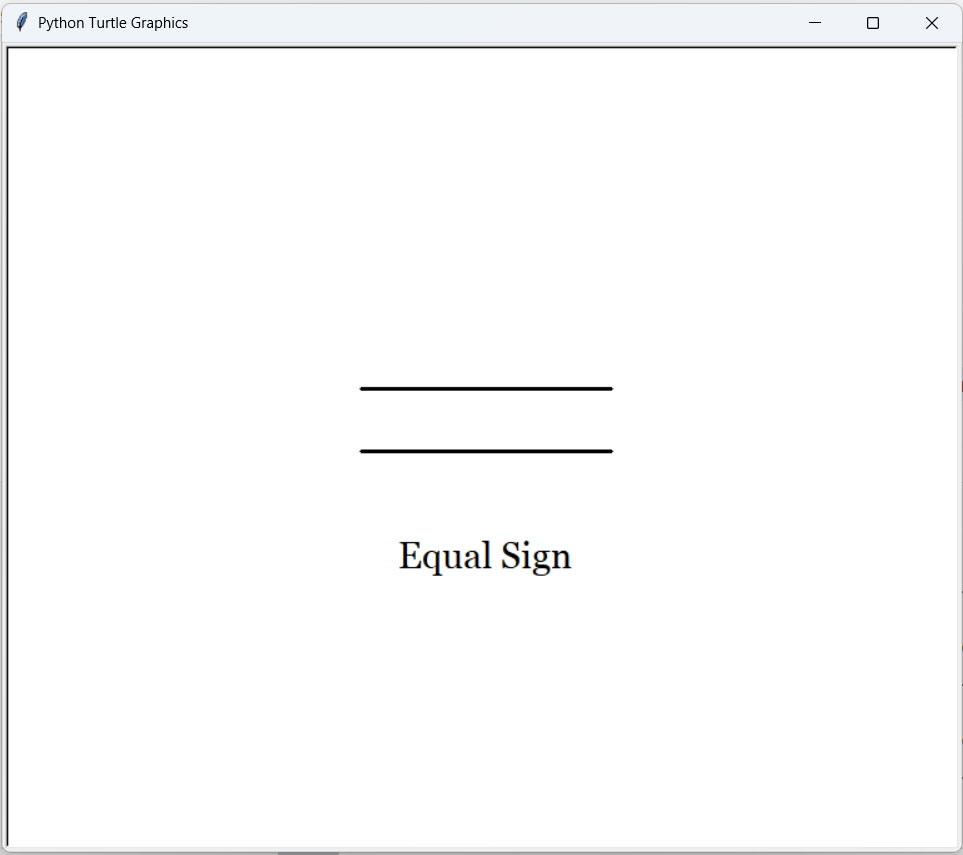

The script that drew this image:
import turtle


pen = turtle.Turtle()
pen.pensize(3)
# pen.hideturtle()

# Equal sign
pen.backward(100)
pen.forward(200)
pen.left(90)

pen.up()
pen.forward(50)
pen.down()

pen.left(90)
pen.forward(200)

pen.hideturtle()

pen.up()
pen.goto(0, -100)
pen.write("Equal Sign", align='center', font=('Georgia', 22, 'normal'))

turtle.done()
